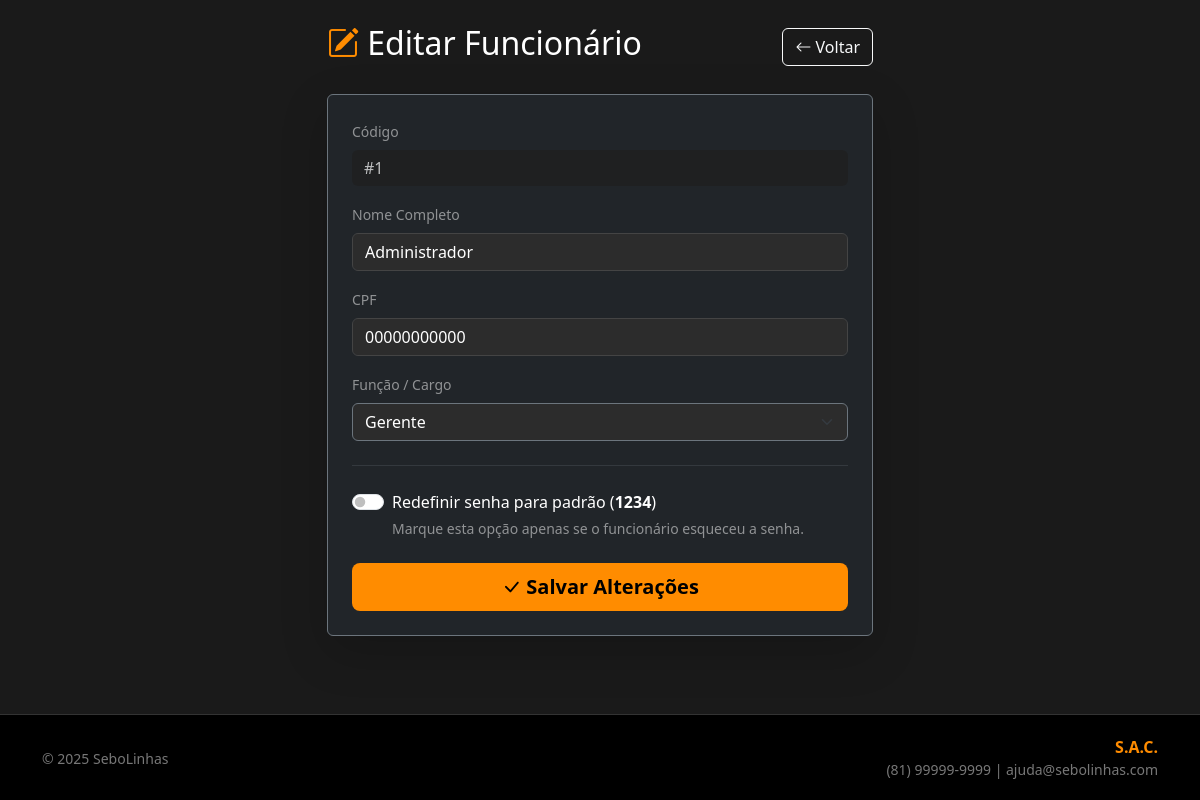
Screenshot of /modulos/pessoas/funcionarios/editar.php?id=1 (signed in) with the database file from the repository.
### tables this page shows
CREATE TABLE FUNCIONARIO (
    CD_FUNCIONARIO INT AUTO_INCREMENT PRIMARY KEY,
    NOME VARCHAR(100) NOT NULL,
    CPF VARCHAR(14) NOT NULL,
    FUNCAO VARCHAR(20) NOT NULL,
    SENHA VARCHAR(255) NOT NULL DEFAULT '1234',
    CONSTRAINT U_CPF_F UNIQUE (CPF)
);

### modulos/pessoas/funcionarios/editar.php (the view, shortened to what this page needs)
<?php
require_once '../../../config/conexao.php';
$id = filter_input(INPUT_GET, 'id', FILTER_VALIDATE_INT);
try {
    $sql = "SELECT * FROM FUNCIONARIO WHERE CD_FUNCIONARIO = :id";
    $stmt = $pdo->prepare($sql);
    $stmt->execute([':id' => $id]);
    $dados = $stmt->fetch();
} catch (PDOException $e) {
    header("Location: funcionarios.php?erro_db=1");
    exit;
}
include '../../../includes/header.php';
?>
<div class="row justify-content-center">
    <div class="col-md-8 col-lg-6">
        <div class="d-flex justify-content-between align-items-center mb-4">
            <h2 class="text-white">
                <i class="bi bi-pencil-square text-orange"></i> Editar Funcionário
            </h2>
            <a href="funcionarios.php" class="btn btn-outline-light">
                <i class="bi bi-arrow-left"></i> Voltar
            </a>
        </div>
        <div class="card bg-dark border-secondary shadow-lg">
            <div class="card-body p-4">
                <form method="POST" action="">
                    <div class="mb-3">
                        <label class="form-label text-white-50 small">Código</label>
                        <input type="text" class="form-control bg-secondary text-dark border-0" value="#<?= $dados['CD_FUNCIONARIO']; ?>" disabled>
                    </div>
                    <div class="mb-3">
                        <label class="form-label text-white-50 small">Nome Completo</label>
                        <input type="text" class="form-control" name="nome" required value="<?= $dados['NOME']; ?>">
                    </div>
                    <div class="mb-3">
                        <label class="form-label text-white-50 small">CPF</label>
                        <input type="text" class="form-control" name="cpf" required minlength="11" maxlength="11" pattern="\d{11}" value="<?= $dados['CPF']; ?>">
                    </div>
                    <div class="mb-3">
                        <label class="form-label text-white-50 small">Função / Cargo</label>
                        <select class="form-select bg-dark text-white border-secondary" name="funcao" required>
                            <option value="Gerente" <?= ($dados['FUNCAO'] == 'Gerente') ? 'selected' : ''; ?>>Gerente</option>
                        </select>
                    </div>
                    <hr class="border-secondary my-4">
                    <div class="form-check form-switch mb-3">
                        <input class="form-check-input" type="checkbox" name="reset_senha" id="resetSenha">
                        <label class="form-check-label text-white" for="resetSenha">
                            Redefinir senha para padrão (<strong>1234</strong>)
                        </label>
                        <div class="form-text text-white-50 small">Marque esta opção apenas se o funcionário esqueceu a senha.</div>
                    </div>
                    <div class="d-grid gap-2 mt-4">
                        <button type="submit" name="btn_atualizar" class="btn bg-orange fw-bold btn-lg">
                            <i class="bi bi-check-lg"></i> Salvar Alterações
                        </button>
                    </div>
                </form>
            </div>
        </div>
    </div>
</div>
<?php include '../../../includes/footer.php'; ?>

### css/custom.css (style rules this page uses)
:root { --primary-color: #ff8c00; --primary-hover: #e67e22; --bg-body: #1a1a1a; --bg-card: #2c2c2c; --bg-input: #222222; --text-main: #e0e0e0; --text-muted: #bbbbbb; --border-color: #444444; }
body { background-color: var(--bg-body); color: var(--text-main); min-height: 100vh; display: flex; flex-direction: column; }
.text-orange { color: var(--primary-color) !important; }
.bg-orange { background-color: var(--primary-color) !important; color: #000; }
.form-control, .form-select { color: #fff !important; background-color: var(--bg-card) !important; border: 1px solid var(--border-color); }
.form-control::placeholder { color: var(--text-muted) !important; opacity: 1; }
.form-control:disabled, .form-control[readonly] { background-color: #1f1f1f !important; opacity: 0.7; }

### rows the page displays
funcionario: CD_FUNCIONARIO "#1", nome "Administrador", cpf "00000000000", funcao "Gerente"
